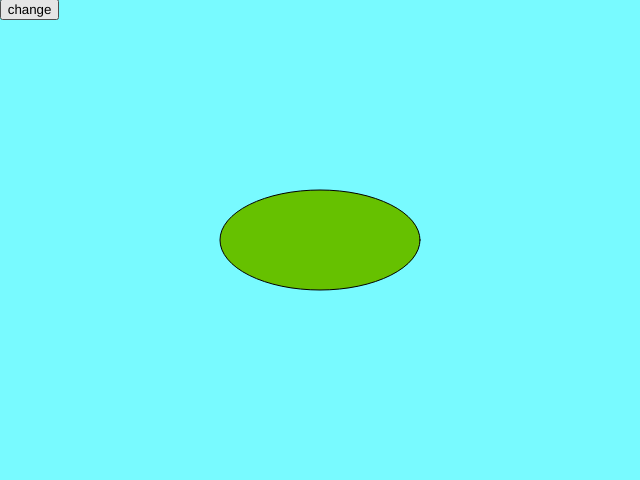
Frame 1 (no input)
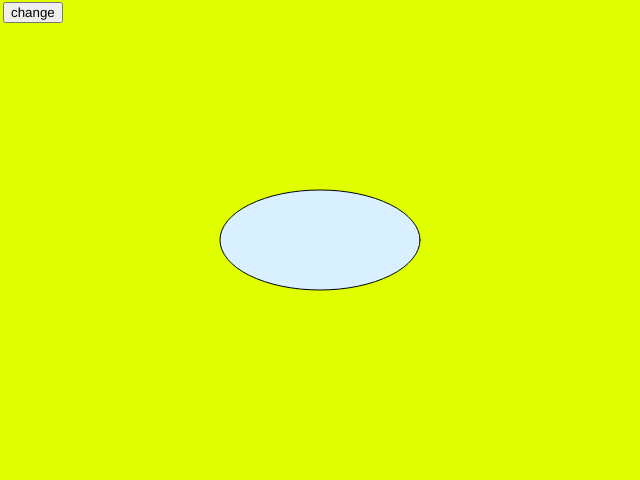
Frame 2 (the mouse pressed at the canvas centre, redrawn once)

The p5.js sketch that drew these frames (run headless with seeded random() and noise() and a simulated clock; the mouse was pressed at the canvas centre and the sketch redrawn once):

// p5.js sketch
// ── sketch.js
var button;
var canvas;
var x = 0;
var y = 0;

function setup() {
    canvas = createCanvas(640, 480);
    canvas.position(0,0);
    button = createButton('change');
    button.position(x,y);
    button.mousePressed(change);
    noLoop();
    colorMode(HSB);
}

function draw() {
    background(200);
    change();
}

function change() {
    background(random(255),random(255),random(255));
    fill(random(255),random(255),random(255));
    ellipse(width/2, height/2, 200, 100);

    x += random(-2, 5);
    y += random(-2, 5);
    button.position(x,y);
}
